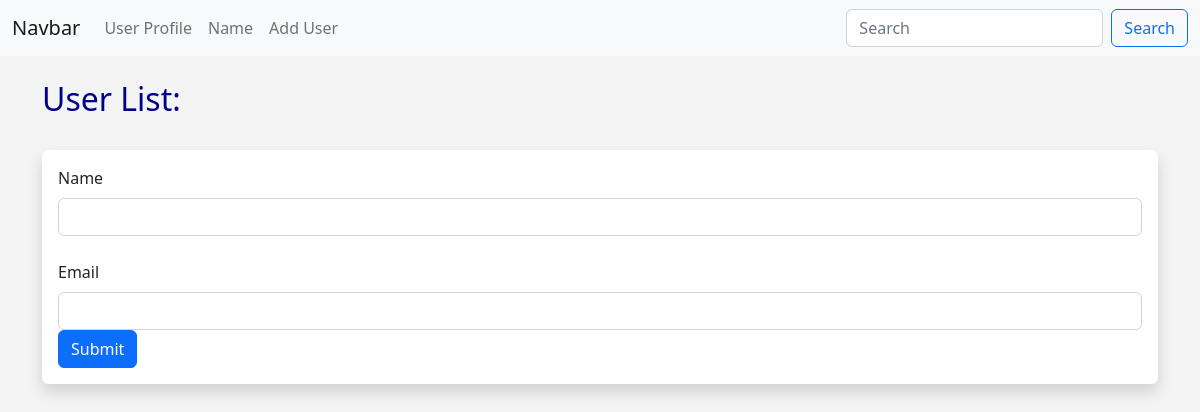
The page /user/add on the database as committed earlier.
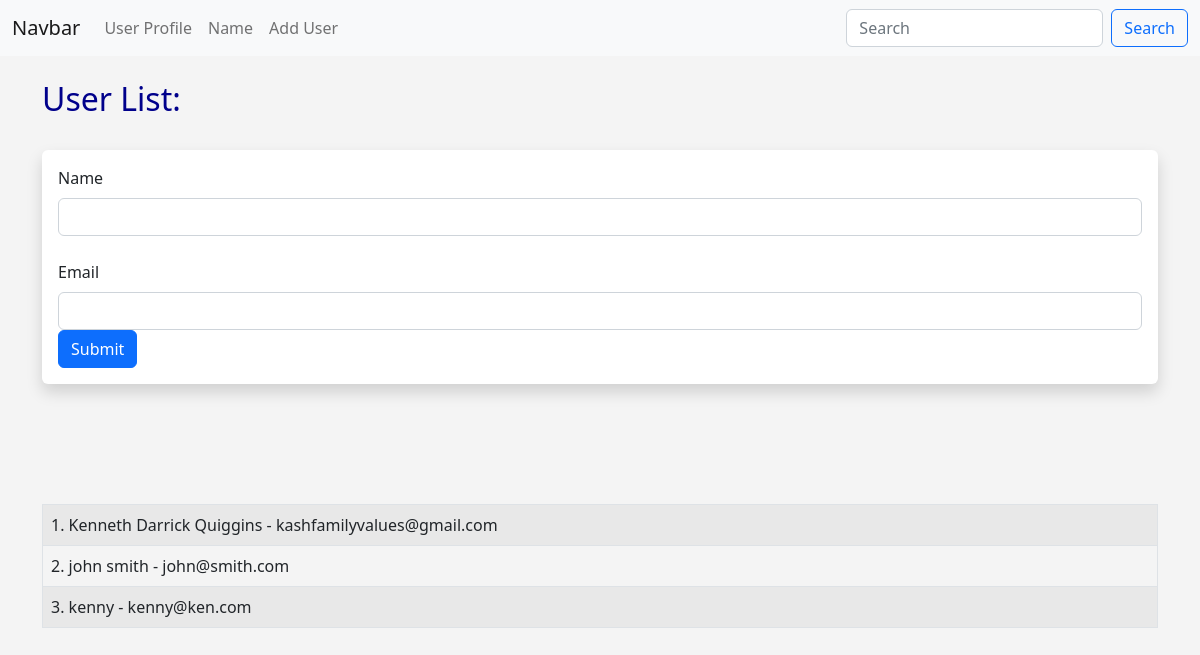
The same page on the database as committed later.
### app.py (models this page shows, shortened)
class User(db.Model):
    id = db.Column(db.Integer, primary_key=True)
    name = db.Column(db.String(50), nullable=False)
    email = db.Column(db.String(200), nullable=False, unique=True)
    date_added = db.Column(db.DateTime, nullable=False, default=datetime.utcnow)

### app.py (the view, shortened to what this page needs)
@app.route('/user/add', methods=['GET', 'POST'])
def add_user():
    name = None
    form = UserForm()
    our_users = User.query.order_by(User.date_added)
    return render_template('add_user.html', form=form, name=name, our_users=our_users)

### app.py
class UserForm(FlaskForm):
    name = StringField('Name', validators=[DataRequired()])
    email = StringField('Email', validators=[DataRequired()])
    submit = SubmitField('Submit')

### templates/add_user.html (shortened to what this page needs)
{% extends 'base.html' %}
{% block content %}
    {% if name %}
        <h1>User Added</h1>
        <br><br><br>
    <table class="table table-hover table-bordered table-striped">
        {% for our_user in our_users %}
        <tr>
       <td>{{our_user.id}}. {{our_user.name}} - {{our_user.email}}</td>
        </tr>
        {% endfor %}
    </table>
        <br><br>
    {% else %}
        <h1>User List:</h1>
        <br>
        <div class="shadow p-3 mb-5 bg-body rounded">
            <form method='POST' action="">
                {{form.name.label(class="form-label")}}
                {{form.name(class="form-control")}}
                <br>
                {{form.email.label(class="form-label")}}
                {{form.email(class="form-control")}}
                {{form.submit(class="btn btn-primary")}}
            </form>
        </div>
<br><br><br>
<table class="table table-hover table-bordered table-striped">
    {% for our_user in our_users %}
    <tr>
   <td>{{our_user.id}}. {{our_user.name}} - {{our_user.email}}</td>
    </tr>
    {% endfor %}
</table>
    <br><br>
    {% endif %}
{% endblock %}

### templates/base.html (shortened to what this page needs)
<!doctype html>
<html lang="en">
  <head>
    <link href="https://cdn.jsdelivr.net/npm/bootstrap@5.2.0-beta1/dist/css/bootstrap.min.css" rel="stylesheet">
    <link rel="stylesheet" href="{{url_for('static', filename='css/style.css')}}">
  </head>
  <body>
      {% include 'navbar.html' %}
    <br>
    <div class="container">
        {% block content %}
        {% endblock %}
    </div>
  </body>
</html>

### templates/navbar.html (shortened to what this page needs)
<nav class="navbar navbar-expand-lg bg-light">
    <div class="container-fluid">
      <a class="navbar-brand" href="{{url_for('index')}}">Navbar</a>
      <div class="collapse navbar-collapse" id="navbarSupportedContent">
        <ul class="navbar-nav me-auto mb-2 mb-lg-0">
            <li class="nav-item">
                <a class="nav-link" href="{{url_for('user', name='Kenny')}}">User Profile</a>
            </li>
            <li class="nav-item">
                <a class="nav-link" href="{{url_for('name')}}">Name</a>
            </li>
            <li class="nav-item">
              <a class="nav-link" href="{{url_for('add_user')}}">Add User</a>
          </li>
        </ul>
        <form class="d-flex" role="search">
          <input class="form-control me-2" type="search" placeholder="Search" aria-label="Search">
          <button class="btn btn-outline-primary" type="submit">Search</button>
        </form>
      </div>
    </div>
  </nav>

### static/css/style.css (style rules this page uses)
h1 { color: darkblue; font-size: 2em; }
body { background-color: #f4f4f4; }

Rows that differ between the two databases and show on the page:
added User: id "1", name "Kenneth Darrick Quiggins", email "kashfamilyvalues@gmail.com"
added User: id "2", name "john smith", email "john@smith.com"
added User: id "3", name "kenny", email "kenny@ken.com"
